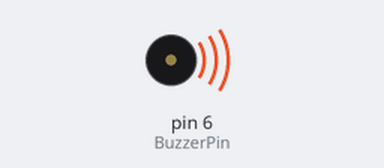
Simulated run of this sketch. Board: Arduino Uno, built with avr-gcc and run on an emulated ATmega328P. Shown: buzzer (waves = sounding).

Above: at 0.5 s.
At 9.5 s:
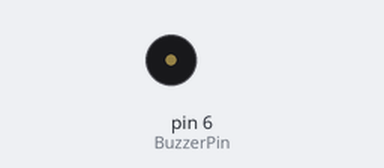
Timing chart, 0 to 14.3 s (numbered marks = the images above):
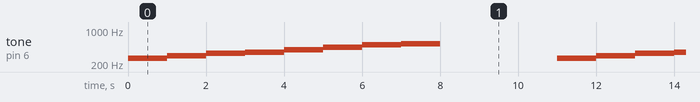

Measured:
- by itself, tone on pin 6 (BuzzerPin): repeats every 11.0 s: 293 Hz 1.0 s, 329 Hz 1.0 s, 349 Hz 1.0 s, 391 Hz 1.0 s, 440 Hz 1.0 s, 493 Hz 1.0 s, 523 Hz 1.0 s, silent 3.0 s, 261 Hz 1.0 s

The sketch:

piezoBuzzer.ino
```cpp
int BuzzerPin= 6; // 사용할 포트 핀번호
int num = 8; // 몇개의 음을 사용할 것인지
int tones[] = {261,293,329,349,391,440,493,523}; // 음계별 주파수
void setup()
{
}
void loop()
{
    for ( int i=0; i < num; i++ ) {
       tone(BuzzerPin,tones[i],1000);
       delay(1000);
    }
    noTone( BuzzerPin);
    delay(3000);
}
```
